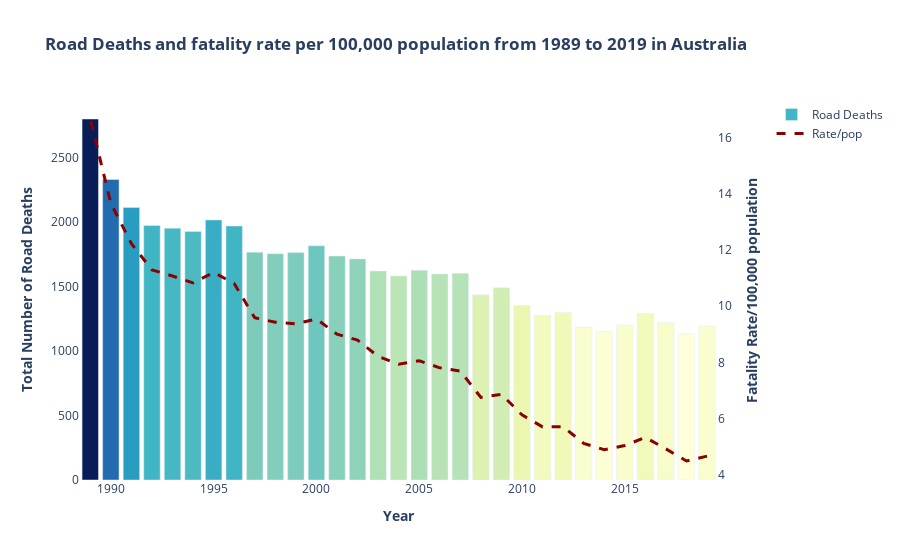

The code cell stored with this chart in its notebook:
### Code cell
from plotly.subplots import make_subplots
import plotly.graph_objects as go
import plotly.express as px

fig_rate = make_subplots(specs=[[{"secondary_y": True}]])


fig_rate.add_trace(
    go.Bar(
        x=yearly_states_total_data.year,
        y=yearly_states_total_data.number, 
        name="Road Deaths",   # change
        opacity=1,
        marker={'color': yearly_states_total_data.number, 'colorscale': 'YlGnBu'},
    ),
    secondary_y=False,
)

fig_rate.add_trace(
    go.Scatter(
        x=yearly_states_total_data.year,
        y=yearly_states_total_data.rate, 
        name="Rate/pop", #change
        line=dict(width=1.5*2, color='darkred',dash='dash'), #change
    ),
    secondary_y=True,
)

# Add figure title
fig_rate.update_layout(
    title_text="<b>Road Deaths and fatality rate per 100,000 population from 1989 to 2019 in Australia<b>",  # change
    plot_bgcolor='white',  # change
)

# # Set x-axis title
fig_rate.update_xaxes(title_text="<b>Yea<b>r")   # change

# # Set y-axes titles
fig_rate.update_yaxes(title_text="<b>Total Number of Road Deaths</b>", secondary_y=False)  # change
fig_rate.update_yaxes(title_text="<b>Fatality Rate/100,000 population", secondary_y=True)  # change

fig_rate.show()

# fig.show()

### Figure 1 — Plotly figure (JSON) as saved in the notebook; plotly's stock layout.template omitted (floating-point values rounded to 4 significant figures)
{"data": [{"marker": {"color": [1194, 1134, 1222, 1292, 1204, 1151, 1187, 1300, 1277, 1353, 1491, 1437, 1603, 1598, 1627, 1583, 1621, 1715, 1737, 1817, 1764, 1755, 1767, 1970, 2017, 1928, 1953, 1974, 2113, 2331, 2800], "colorscale": [[0, "rgb(255,255,217)"], [0.125, "rgb(237,248,177)"], [0.25, "rgb(199,233,180)"], [0.375, "rgb(127,205,187)"], [0.5, "rgb(65,182,196)"], [0.625, "rgb(29,145,192)"], [0.75, "rgb(34,94,168)"], [0.875, "rgb(37,52,148)"], [1, "rgb(8,29,88)"]]}, "name": "Road Deaths", "opacity": 1, "type": "bar", "x": ["2019", "2018", "2017", "2016", "2015", "2014", "2013", "2012", "2011", "2010", "2009", "2008", "2007", "2006", "2005", "2004", "2003", "2002", "2001", "2000", "1999", "1998", "1997", "1996", "1995", "1994", "1993", "1992", "1991", "1990", "1989"], "xaxis": "x", "y": [1194, 1134, 1222, 1292, 1204, 1151, 1187, 1300, 1277, 1353, 1491, 1437, 1603, 1598, 1627, 1583, 1621, 1715, 1737, 1817, 1764, 1755, 1767, 1970, 2017, 1928, 1953, 1974, 2113, 2331, 2800], "yaxis": "y"}, {"line": {"color": "darkred", "dash": "dash", "width": 3}, "name": "Rate/pop", "type": "scatter", "x": ["2019", "2018", "2017", "2016", "2015", "2014", "2013", "2012", "2011", "2010", "2009", "2008", "2007", "2006", "2005", "2004", "2003", "2002", "2001", "2000", "1999", "1998", "1997", "1996", "1995", "1994", "1993", "1992", "1991", "1990", "1989"], "xaxis": "x", "y": [4.678, 4.504, 4.933, 5.341, 5.055, 4.903, 5.132, 5.718, 5.716, 6.141, 6.874, 6.763, 7.697, 7.814, 8.064, 7.942, 8.22, 8.797, 9.012, 9.549, 9.377, 9.432, 9.591, 10.81, 11.2, 10.83, 11.07, 11.29, 12.22, 13.66, 16.65], "yaxis": "y2"}], "layout": {"plot_bgcolor": "white", "title": {"text": "<b>Road Deaths and fatality rate per 100,000 population from 1989 to 2019 in Australia<b>"}, "xaxis": {"anchor": "y", "domain": [0, 0.94], "title": {"text": "<b>Yea<b>r"}}, "yaxis": {"anchor": "x", "domain": [0, 1], "title": {"text": "<b>Total Number of Road Deaths</b>"}}, "yaxis2": {"anchor": "x", "overlaying": "y", "side": "right", "title": {"text": "<b>Fatality Rate/100,000 population"}}}}
